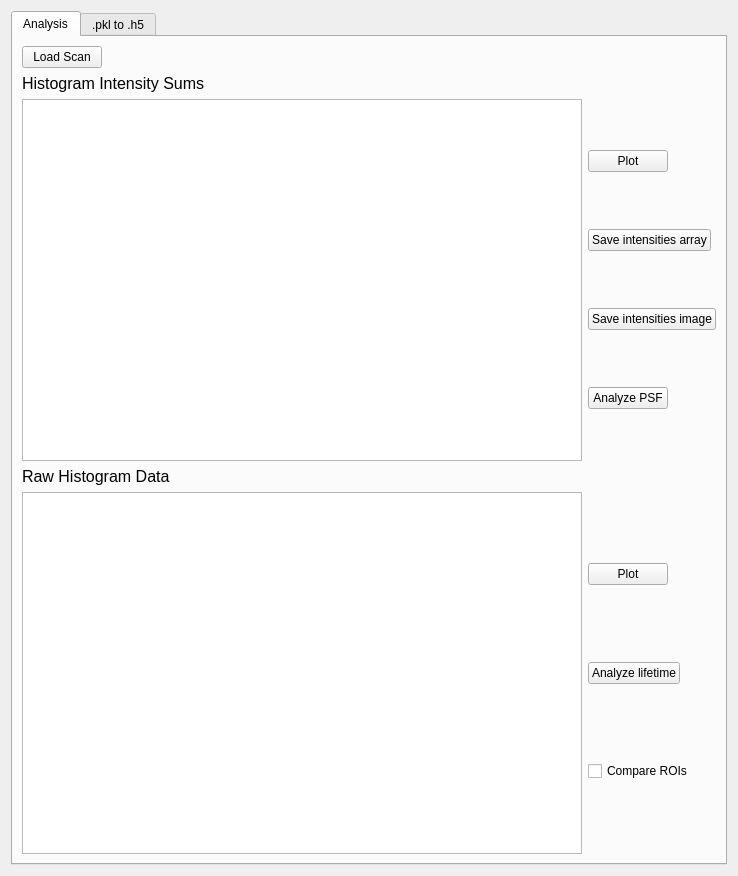
<?xml version="1.0" encoding="UTF-8"?>
<ui version="4.0">
 <class>Form</class>
 <widget class="QWidget" name="Form">
  <property name="geometry">
   <rect>
    <x>0</x>
    <y>0</y>
    <width>738</width>
    <height>876</height>
   </rect>
  </property>
  <property name="windowTitle">
   <string>FLIM Analysis</string>
  </property>
  <layout class="QGridLayout" name="gridLayout_2">
   <item row="0" column="0">
    <widget class="QTabWidget" name="tabWidget">
     <property name="currentIndex">
      <number>0</number>
     </property>
     <widget class="QWidget" name="analysis_tab">
      <attribute name="title">
       <string>Analysis</string>
      </attribute>
      <layout class="QGridLayout" name="gridLayout_3">
       <item row="0" column="0">
        <layout class="QGridLayout" name="gridLayout">
         <item row="0" column="0" alignment="Qt::AlignLeft">
          <widget class="QPushButton" name="load_scan_pushButton">
           <property name="text">
            <string>Load Scan</string>
           </property>
          </widget>
         </item>
         <item row="4" column="1">
          <layout class="QVBoxLayout" name="verticalLayout_2">
           <item alignment="Qt::AlignLeft">
            <widget class="QPushButton" name="plot_intensity_sums_pushButton">
             <property name="text">
              <string>Plot</string>
             </property>
            </widget>
           </item>
           <item alignment="Qt::AlignLeft">
            <widget class="QPushButton" name="save_intensities_array_pushButton">
             <property name="text">
              <string>Save intensities array</string>
             </property>
            </widget>
           </item>
           <item alignment="Qt::AlignLeft">
            <widget class="QPushButton" name="save_intensities_image_pushButton">
             <property name="text">
              <string>Save intensities image</string>
             </property>
            </widget>
           </item>
           <item alignment="Qt::AlignLeft">
            <widget class="QPushButton" name="analyze_psf_pushButton">
             <property name="text">
              <string>Analyze PSF</string>
             </property>
            </widget>
           </item>
          </layout>
         </item>
         <item row="4" column="0">
          <widget class="ImageView" name="intensity_sums_viewBox">
           <property name="minimumSize">
            <size>
             <width>500</width>
             <height>300</height>
            </size>
           </property>
          </widget>
         </item>
         <item row="3" column="0">
          <widget class="QLabel" name="label">
           <property name="font">
            <font>
             <pointsize>12</pointsize>
            </font>
           </property>
           <property name="text">
            <string>Histogram Intensity Sums</string>
           </property>
          </widget>
         </item>
         <item row="9" column="0">
          <widget class="QLabel" name="label_2">
           <property name="font">
            <font>
             <pointsize>12</pointsize>
            </font>
           </property>
           <property name="text">
            <string>Raw Histogram Data</string>
           </property>
          </widget>
         </item>
         <item row="10" column="0">
          <widget class="ImageView" name="raw_hist_data_viewBox">
           <property name="minimumSize">
            <size>
             <width>500</width>
             <height>300</height>
            </size>
           </property>
          </widget>
         </item>
         <item row="10" column="1">
          <layout class="QVBoxLayout" name="verticalLayout">
           <item alignment="Qt::AlignLeft">
            <widget class="QPushButton" name="plot_raw_hist_data_pushButton">
             <property name="text">
              <string>Plot</string>
             </property>
            </widget>
           </item>
           <item alignment="Qt::AlignLeft">
            <widget class="QPushButton" name="analyze_lifetime_pushButton">
             <property name="text">
              <string>Analyze lifetime</string>
             </property>
            </widget>
           </item>
           <item alignment="Qt::AlignLeft">
            <widget class="QCheckBox" name="compare_checkBox">
             <property name="text">
              <string>Compare ROIs</string>
             </property>
            </widget>
           </item>
          </layout>
         </item>
        </layout>
       </item>
      </layout>
     </widget>
     <widget class="QWidget" name="pkl_to_h5">
      <attribute name="title">
       <string>.pkl to .h5</string>
      </attribute>
      <widget class="QPushButton" name="import_pkl_pushButton">
       <property name="geometry">
        <rect>
         <x>20</x>
         <y>20</y>
         <width>171</width>
         <height>34</height>
        </rect>
       </property>
       <property name="text">
        <string>Import .pkl file</string>
       </property>
      </widget>
      <widget class="QPushButton" name="pkl_to_h5_pushButton">
       <property name="geometry">
        <rect>
         <x>20</x>
         <y>80</y>
         <width>171</width>
         <height>34</height>
        </rect>
       </property>
       <property name="text">
        <string>.pkl to .h5</string>
       </property>
      </widget>
     </widget>
    </widget>
   </item>
  </layout>
 </widget>
 <customwidgets>
  <customwidget>
   <class>ImageView</class>
   <extends>QGraphicsView</extends>
   <header>pyqtgraph</header>
  </customwidget>
 </customwidgets>
 <resources/>
 <connections/>
</ui>
